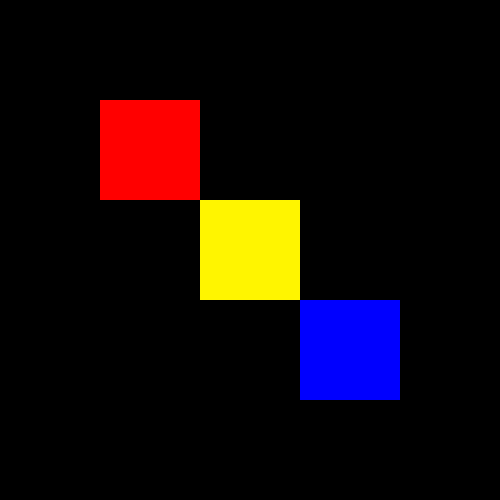
Frame 1 (no input)
Frame 60 (no input): identical to frame 1, image omitted
Frame 120 (the mouse pressed at the canvas centre since frame 60): identical to frame 1, image omitted

The p5.js sketch that drew this single still picture (run headless with seeded random() and noise() and a simulated clock; from frame 60 on, the mouse is pressed at the canvas centre):

// p5.js sketch
// ── sketch.js
function setup(){
  createCanvas(500,500);
  noStroke();
}

function draw(){
  background(0);

  fill(255,0,0);
  rect(100,100,100,100);

  fill(255,245,0);
  rect(200,200,100,100);

  fill(0,0,255);
  rect(300,300,100,100);

}

// ── sketch3.js
function setup(){
  clicked = false;
  createCanvas(500,500);
  noStroke();
}

function draw(){
  background(0);

  fill(255,0,0);
  rect(100,100,100,100);

  fill(255,245,0);
  rect(200,200,100,100);

  fill(0,0,255);
  rect(300,300,100,100);

  if(clicked){
    fill(0,255,0);
    rect(100,100,100,100);

    fill(0,255,255);
    rect(200,200,100,100);

    fill(255,0,255);
    rect(300,300,100,100);
  }

}

function mouseClicked(){
  clicked = true;
}

// ── sketch4.js

function setup(){
  clicked = false;
  createCanvas(500,500);
  noStroke();

}

function draw(){
  background(0);

  fill(255,0,0);
  rect(100,100,100,100);

  if(clicked){
    background(255);
    fill(255,0,0);
    rect(100,100,100,100);
    }
}

function mouseClicked(){
  let mousePosition = createVector(mouseX,mouseY);

  if(mousePosition.x>100&&mousePosition.x<200&&mousePosition.y>100&&mousePosition.y<200){
    clicked = true;
  }
}

// ── sketch5.js
function setup(){
createCanvas(500,500);
}

function draw(){
  background(0);

for(var x = 10; x < width; x+=50) {
  fill(x+50,0,0);
  rect(x,height/2,20,20);
 }
}

// ── sketch6.js
function setup(){
createCanvas(500,500);
}

function draw(){
  background(0);

for(var x = 10; x < width; x+=50) {
  for(var y = 10; y<height; y+=50){
  fill(255,0,0);
  rect(x,y,20,20);
  }
 }
}
